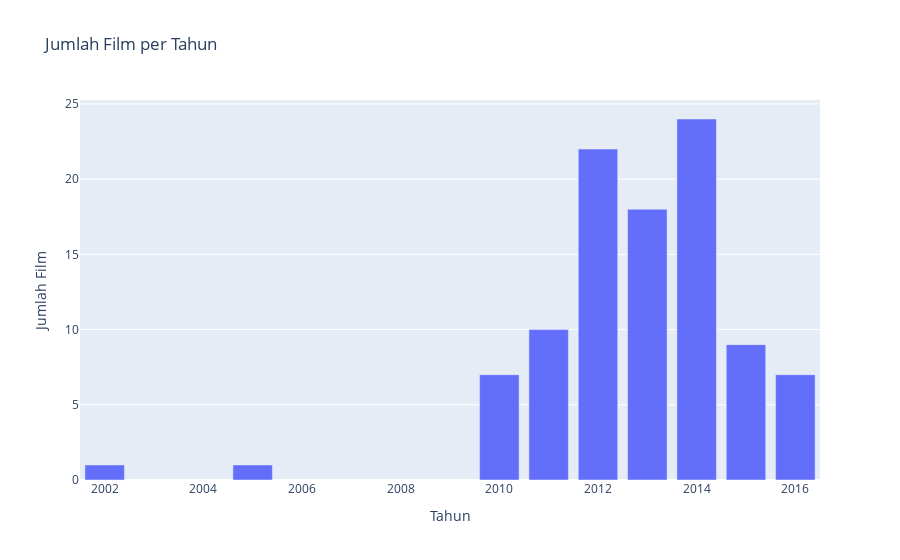

Here is the notebook cell this chart was saved with:
### Markdown cell above
# Melakukan EDA

### Code cell
# Menghitung jumlah film per tahun
films_per_year = dataset_drop['title_year'].value_counts().reset_index()
films_per_year.columns = ['title_year', 'count']

# Membuat grafik
fig = px.bar(films_per_year, x='title_year', y='count',
             labels={'count': 'Jumlah Film', 'title_year': 'Tahun'},
             title='Jumlah Film per Tahun')

# Menampilkan grafik
fig.show()

### Figure 1 — Plotly figure (JSON) as saved in the notebook; plotly's stock layout.template omitted (floating-point values rounded to 4 significant figures)
{"data": [{"alignmentgroup": "True", "hovertemplate": "Tahun=%{x}<br>Jumlah Film=%{y}<extra></extra>", "legendgroup": "", "marker": {"color": "#636efa", "pattern": {"shape": ""}}, "name": "", "offsetgroup": "", "orientation": "v", "showlegend": false, "textposition": "auto", "type": "bar", "x": [2014, 2012, 2013, 2011, 2015, 2010, 2016, 2002, 2005], "xaxis": "x", "y": [24, 22, 18, 10, 9, 7, 7, 1, 1], "yaxis": "y"}], "layout": {"barmode": "relative", "legend": {"tracegroupgap": 0}, "title": {"text": "Jumlah Film per Tahun"}, "xaxis": {"anchor": "y", "domain": [0, 1], "title": {"text": "Tahun"}}, "yaxis": {"anchor": "x", "domain": [0, 1], "title": {"text": "Jumlah Film"}}}}
